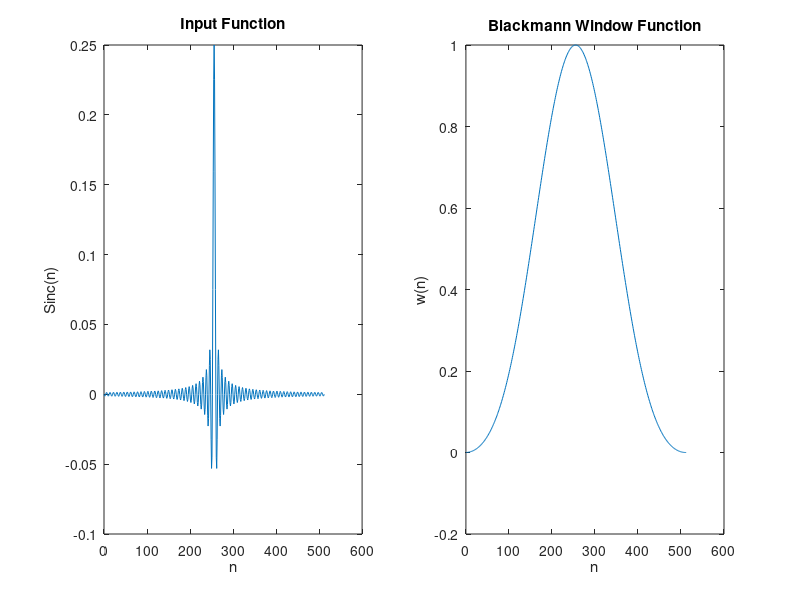
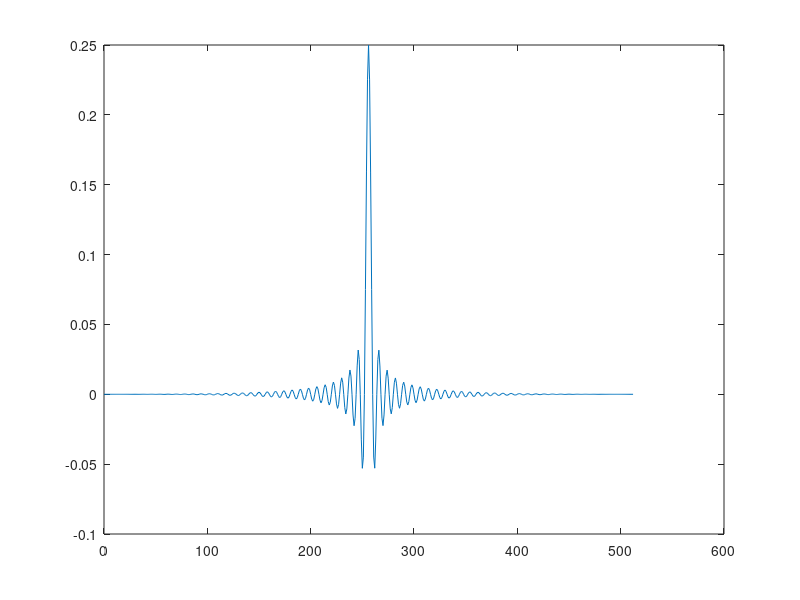
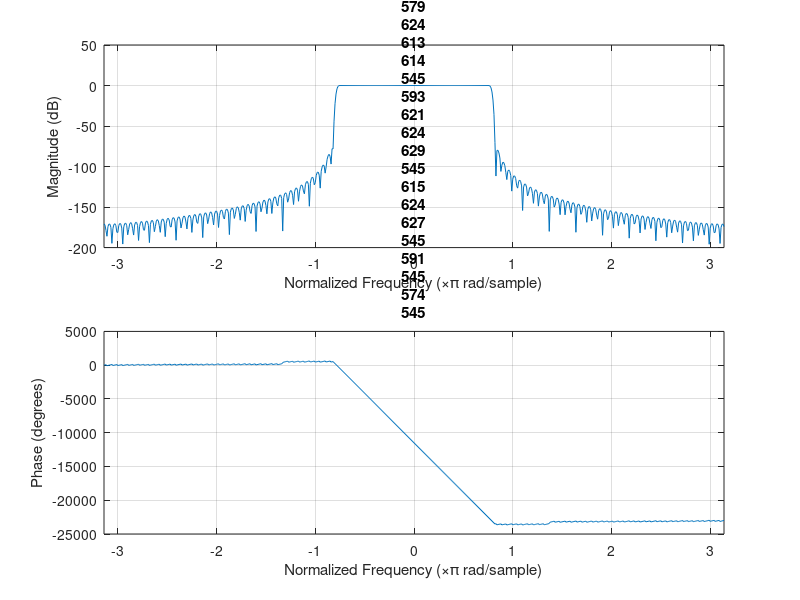
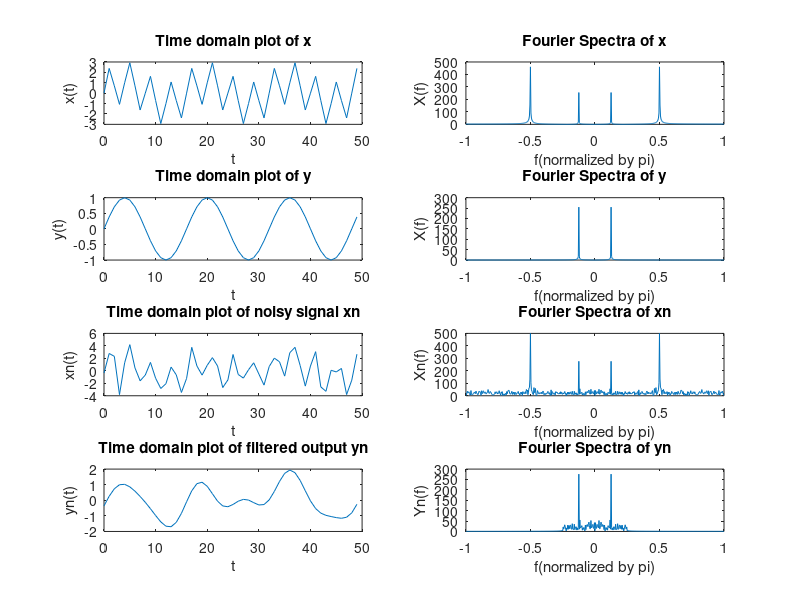

MATLAB code to generate these figures, in order: (Note: this script raises an error after producing the figures.)
N=513;
n = (0:1:N-1);
k = (N-1)/2;

wc = pi/4;
hd = zeros(1,N);

for i = 0:k-1
    hd(i+1) = sin(wc*(i-k))/(pi*(i-k));
end

hd(k+1) = wc/pi;

for i = k+1:N-1
    hd(i+1) = sin(wc*(i-k))/(pi*(i-k));
end

figure(1)
subplot(121)
plot(n,hd)
title('Input Function');
xlabel('n');
ylabel('Sinc(n)');

j = 1:1:N;
w = 0.42-0.5*cos(2*pi*j/(N-1)) + 0.08*cos(4*pi*j/(N-1));

subplot(122)
plot(n,w)
title('Blackmann Window Function');
xlabel('n');
ylabel('w(n)');

h = hd.*w;

figure(2)
plot(n,h);

W = -pi:0.01:pi;

figure(3);
freqz(h,1,W);
title("Blackmann Bode Plot for N = " + N);

% Following is the second part involving filtering of the given signal

k = 15000;
n1 = 0:k; %samples for the function to be inputted

x = sin (pi/8*n1) + 2*sin(pi/2*n1); %input function x with two frequencies
y = filtfilt(h, 1, x); %filtered function


X = fftshift(fft(x,N)); %computing the fourier transform of the input x
Y = fftshift(fft(y,N)); %computing the fourier transform of the filtered output y

figure(4)
subplot(421)
plot(n1(1:50),x(1:50))
title('Time domain plot of x')
xlabel('t');
ylabel('x(t)');

subplot(422)
plot(2/(N-1)*(-(N-1)/2:(N-1)/2),abs(X));
title('Fourier Spectra of x')
xlabel('f(normalized by pi)');
ylabel('X(f)');

subplot(423)
plot(n1(1:50),y(1:50))
title('Time domain plot of y')
xlabel('t');
ylabel('y(t)');

subplot(424)
plot(2/(N-1)*(-(N-1)/2:(N-1)/2),abs(Y));
title('Fourier Spectra of y')
xlabel('f(normalized by pi)');
ylabel('X(f)');

noise = randn(1,k+1);
xn = x + noise;
yn = filtfilt(h, 1, xn);

Xn = fftshift(fft(xn,N));
Yn = fftshift(fft(yn,N));

subplot(425)
plot(n1(1:50),xn(1:50))
title('Time domain plot of noisy signal xn')
xlabel('t');
ylabel('xn(t)');

subplot(426)
plot(2/(N-1)*(-(N-1)/2:(N-1)/2),abs(Xn));
title('Fourier Spectra of xn')
xlabel('f(normalized by pi)');
ylabel('Xn(f)');

subplot(427)
plot(n1(1:50),yn(1:50))
title('Time domain plot of filtered output yn')
xlabel('t');
ylabel('yn(t)');

subplot(428)
plot(2/(N-1)*(-(N-1)/2:(N-1)/2),abs(Yn));
title('Fourier Spectra of yn')
xlabel('f(normalized by pi)');
ylabel('Yn(f)');

sgtitle("Blackmann window N = " + N);

input_snr=10*log(sumsqr(x)/sumsqr(noise));
output_snr=10*log(sumsqr(y)/abs(sumsqr(yn-y)));